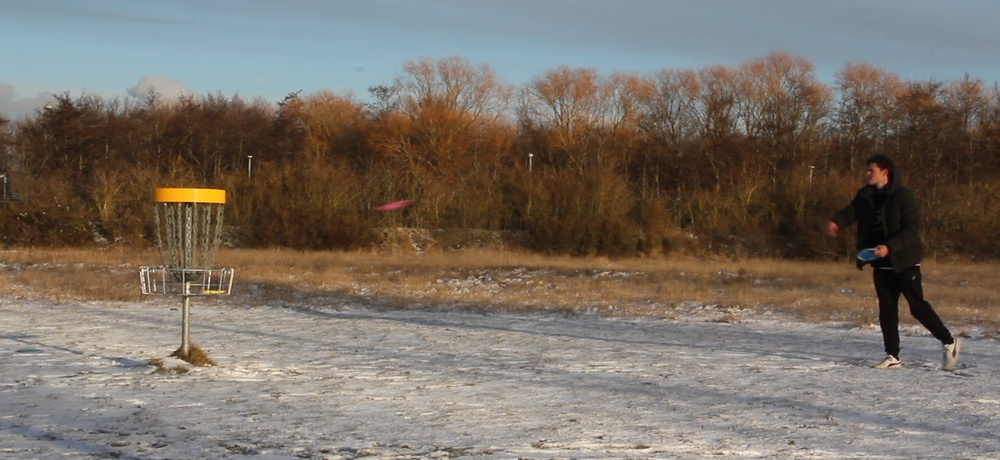
#> input picture images/disc3.jpg, 1000 x 460 px, shrunk from 1787 x 822 before the run
$ python filters2.py   (older library calls are emulated)
#> lines starting #> are read from the running program, lines starting #| are printed output that depends on the picture; after the words box and inside, x2 and y2 are one past the last pixel; in counts of white or black regions, pixels touching at a corner belong together
import cv2
import numpy as np
from matplotlib import pyplot as plt

gray = cv2.imread("../images/disc3.jpg", 0)
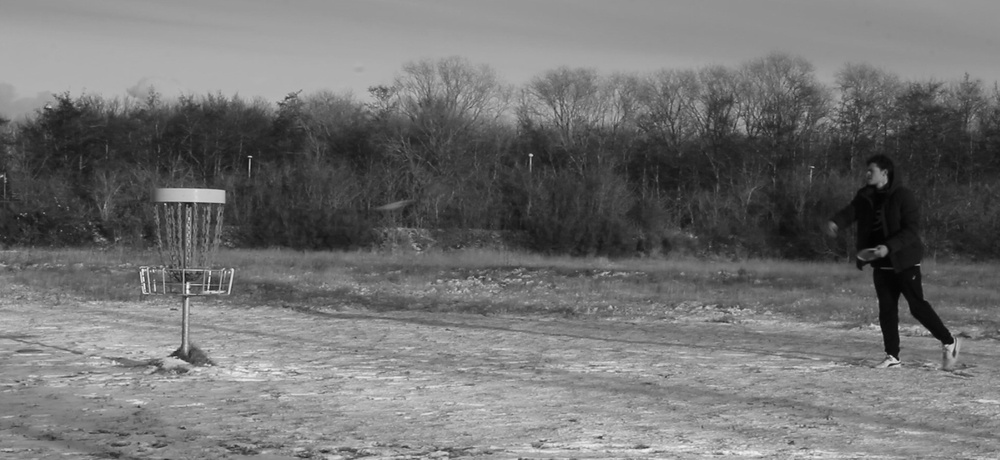
#> gray: shape (460, 1000); min 2, max 251, mean 113.3
bgr = cv2.imread("../images/disc3.jpg")
#> bgr is the input picture: shape (460, 1000, 3); mean B, G, R 102, 111.6, 120.8
hsv = cv2.cvtColor(bgr, cv2.COLOR_BGR2HSV)
#> hsv: shape (460, 1000, 3); mean H, S, V 38.2, 78.7, 127.6

gauss = cv2.GaussianBlur(gray, (5, 5), 0)
bilat = cv2.bilateralFilter(gray, 15, sigmaColor=75, sigmaSpace=75)
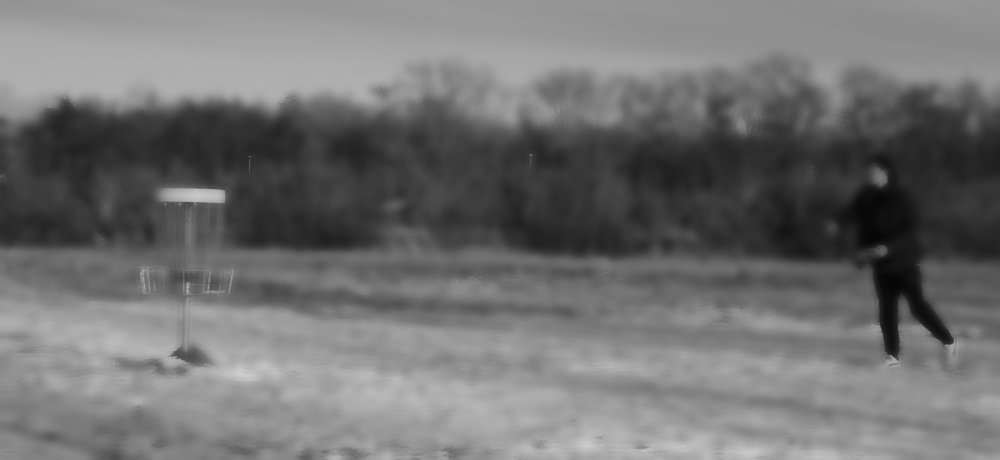
#> bilat: shape (460, 1000); min 5, max 206, mean 113.2

def compareEdges(filteredImg):
    sobelx = cv2.Sobel(src=filteredImg, ddepth=cv2.CV_64F, dx=1, dy=0, ksize=5)
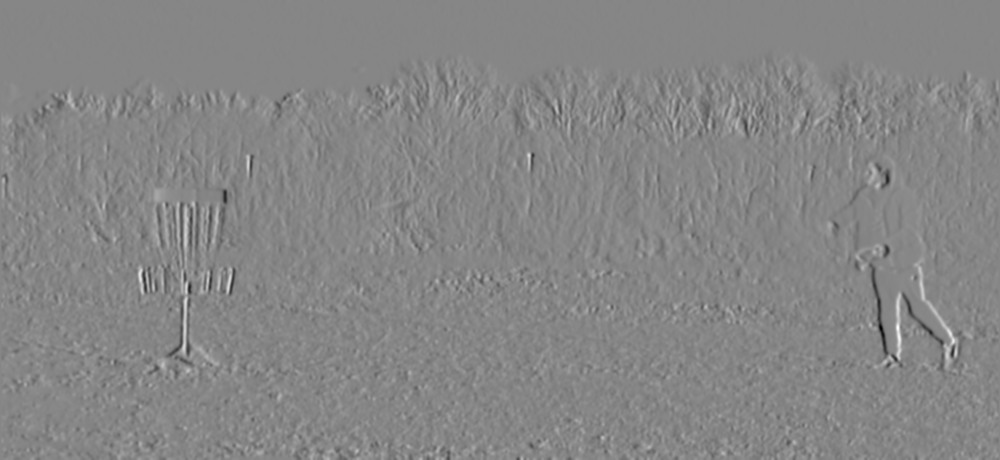
#> sobelx: shape (460, 1000) float64; min -5387, max 4851, mean -2.6; drawn with min black and max white
    sobely = cv2.Sobel(src=filteredImg, ddepth=cv2.CV_64F, dx=0, dy=1, ksize=5)
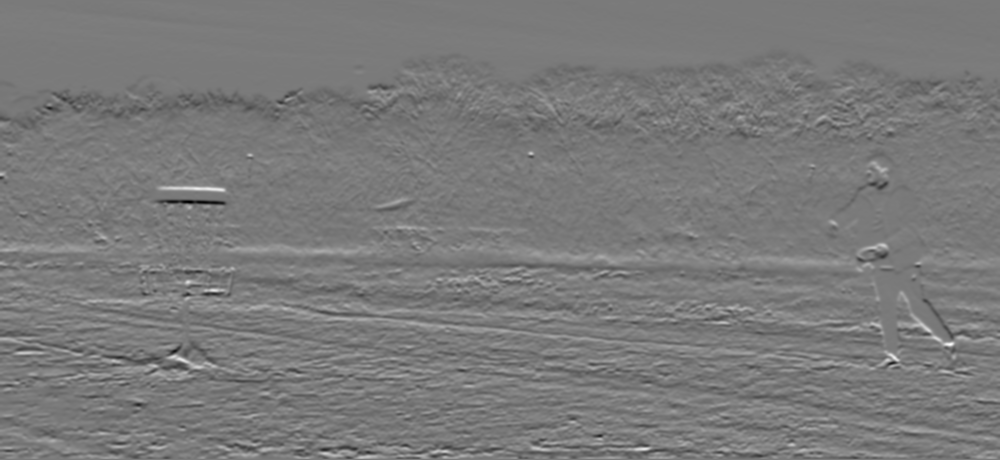
#> sobely: shape (460, 1000) float64; min -5180, max 5606, mean 0; drawn with min black and max white
    sobelxy = cv2.Sobel(src=filteredImg, ddepth=cv2.CV_64F, dx=1, dy=1, ksize=5)
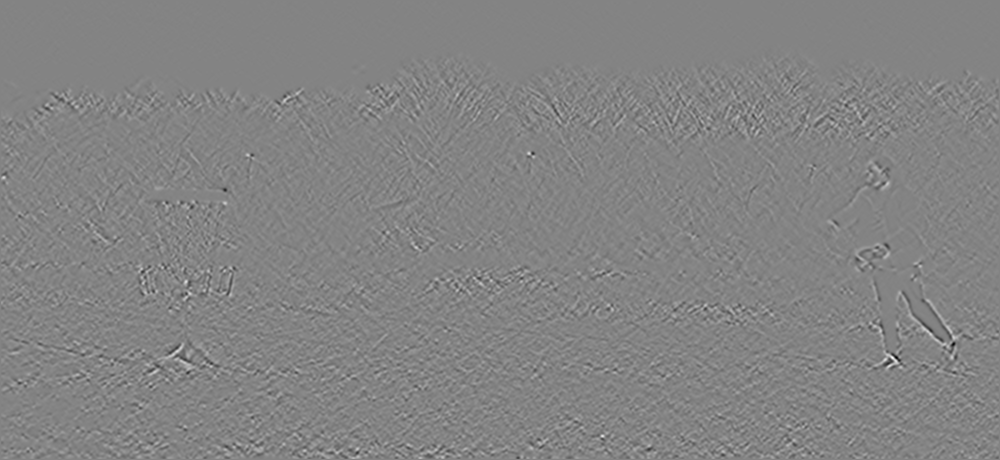
#> sobelxy: shape (460, 1000) float64; min -886, max 830, mean 0; drawn with min black and max white
    canny = cv2.Canny(filteredImg, 100, 200)
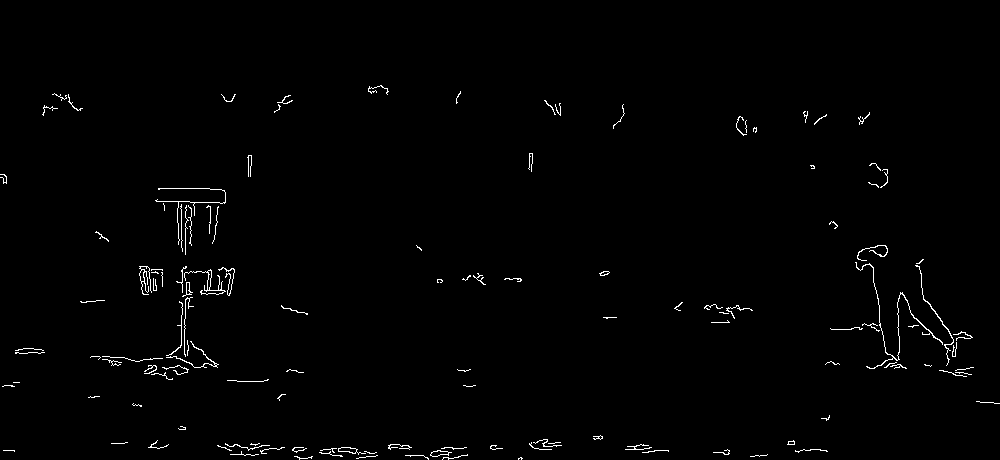
#> canny: shape (460, 1000); 1% white in thin lines or dots, all inside (x1, y1, x2, y2) = (0, 85, 1000, 460)
    laplacian = cv2.convertScaleAbs(cv2.Laplacian(filteredImg, cv2.CV_64F))
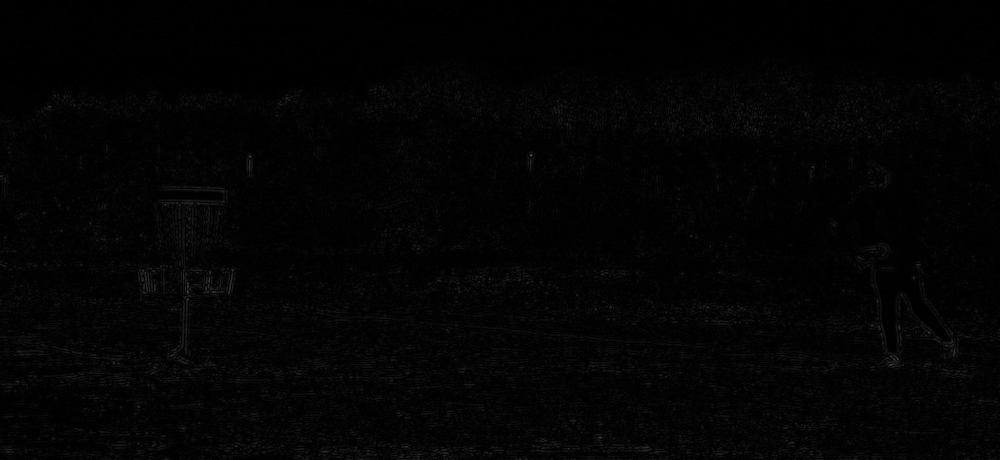
#> laplacian: shape (460, 1000); min 0, max 66, mean 3.4

    titles = ["Original", "Sobel", "Canny", "Laplace"]
    images = [filteredImg, sobelxy, canny, laplacian]

    #titles = ["Original", "Sobelx", "Sobely", "Sobelxy"]
    #images = [filteredImg, sobelx, sobely, sobelxy]

    """ for i in range(len(images)):
        plt.subplot(2,2,i+1), plt.imshow(images[i], "gray")
        plt.title(titles[i])
        plt.xticks([]), plt.yticks([])
    plt.show() """

    cv2.imshow("Canny", canny)
    cv2.waitKey(0)
    cv2.destroyAllWindows()


# [198 lines left out: functions compareThresholds, hueEdges, filterYellowHSV, contourDetection, blobDetection, showComparison, not called in this run]


#compareThresholds(bilat)
#blobDetection(hsv)
compareEdges(gauss)
# [4 lines of commented-out code are left out]
